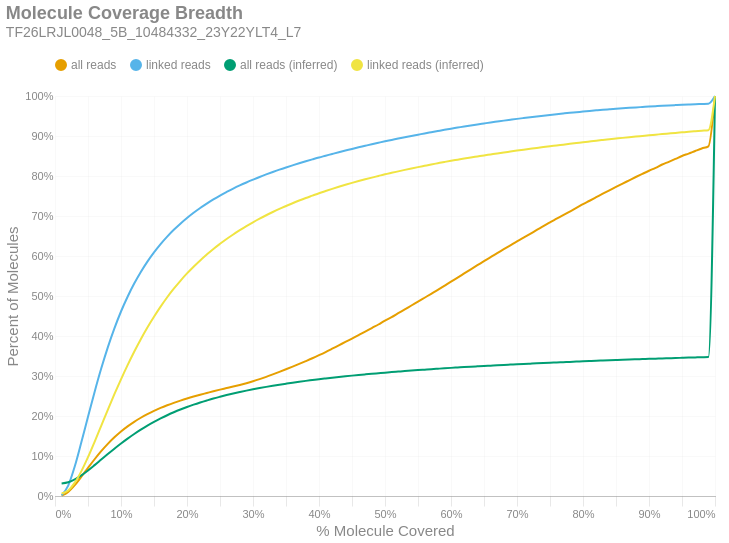

The notebook cell saved with this chart:
### Markdown cell above
### Molecule Read Coverage
This chart shows molecule coverage breadth as computed by the number of bases aligned to that molecule. In other words, "*how much of each unique long molecule is actually sequenced/aligned?*" Keep in mind there is a distinction between sequences and alignments, since some sequences belonging to a particular molecule may not align well and wouldn't appear in the alignment data. This chart also shows molecule coverage breadth as computed by the *inferred fragment* from which the aligned sequences originate. Unlike read coverage, this calculation takes into account the total insert size, including unsequenced gaps between the forward and reverse reads. Like the previous figures, these are cumulative percents.

### Code cell
if SKIPLR:
    print_html(f"Skipped")
else:
    binned_df = consolidated_hist(valids['coverage_bp'], mask, 0.01, True)
    binned_df_inf = consolidated_hist(valids['coverage_inserts'], mask, 0.01, True)
    binned_df = binned_df.with_columns(pl.lit(binned_df_inf['all reads (cumsum)']).alias('all reads (inferred)'))
    binned_df = binned_df.with_columns(pl.lit(binned_df_inf['linked reads (cumsum)']).alias('linked reads (inferred)'))
    binned_df = binned_df.with_columns(
        (pl.col('bin').cast(pl.Float64) + 0.01).alias('right_edge')
    )

    with SafeRender(binned_df):
        (
            density_plot(binned_df, 'Molecule Coverage Breadth', samplename, 'molcov', ['all reads (inferred)','linked reads (inferred)'])
            .encode(
                #x=alt.X('bin:Q', title="% Molecule Covered").axis(format = '%').scale(padding=0),
                x=alt.X('right_edge:Q', title="% Molecule Covered").axis(format='%').scale(padding=0),
                y=alt.Y('value:Q', title='Percent of Molecules')
                    .axis(format='%')
                    .stack(False)
                    .scale(domainMin=0, padding=0),
                color=alt.Color("key:N").scale(domain = ["all reads", "linked reads", "all reads (inferred)", "linked reads (inferred)"]),
                tooltip = [
                    alt.Tooltip("key:N", title = "Data Type"),
                    alt.Tooltip("range_label:N", title="% Molecule Covered"),
                    alt.Tooltip("value:Q", format = ".2%", title="% Molecules")
                ]
            )
        ).display()

### Figure 1 — Vega-Lite specification as saved in the notebook (floating-point values rounded to 4 significant figures)
{"width": "container", "height": 400, "config": {"title": {"anchor": "start", "dy": -15, "fontSize": 18, "color": "#888888", "subtitleColor": "#888888", "subtitleFontSize": 14}, "arc": {"fill": "#0072B2"}, "axis": {"domainColor": "#888888", "domainWidth": 0.5, "gridWidth": 0.2, "grid": false, "titleFontWeight": 400, "titleFontSize": 15, "labelFontSize": 11, "labelColor": "#888888", "tickColor": "#888888", "tickWidth": 0.2, "titleColor": "#888888"}, "axisBand": {"grid": false}, "axisX": {"grid": true, "tickSize": 10, "domainCap": "round"}, "axisY": {"domain": false, "grid": true, "tickSize": 0, "domainCap": "round"}, "background": "transparent", "header": {"labelFontSize": 15, "labelColor": "#888888", "titleFontSize": 15, "titleFontWeight": 600, "titleColor": "#888888"}, "legend": {"labelFont": "sans-serif", "labelFontSize": 12, "labelColor": "#888888", "symbolSize": 100, "symbolType": "circle", "titleFontSize": 12, "titlePadding": 10, "titleColor": "#888888", "title": null, "orient": "top"}, "range": {"category": ["#E69F00", "#56B4E9", "#009E73", "#F0E442", "#0072B2", "#D55E00", "#CC79A7", "#000000"], "diverging": ["#cfe8f3", "#a2d4ec", "#73bfe2", "#46abdb", "#1696d2", "#12719e"]}, "area": {"fill": "#0072B2", "fillOpacity": 0.7, "line": true, "strokeOpacity": 0.7}, "line": {"color": "#0072B2", "stroke": "#0072B2", "strokeWidth": 2}, "trail": {"color": "#0072B2", "stroke": "#0072B2", "strokeWidth": 0, "size": 1}, "point": {"filled": true, "fillOpacity": 1.0, "size": 95}, "text": {"color": "#888888", "fontSize": 11, "align": "right", "fontWeight": 400, "size": 11}, "bar": {"fill": "#0072B2", "stroke": null}, "view": {"stroke": null, "continuousWidth": 660, "continuousHeight": 400}}, "data": {"name": "data-08ee24515deb0f3419d9ead3b9b317eb"}, "mark": {"type": "line", "interpolate": "monotone", "point": {"opacity": 0, "size": 275}}, "encoding": {"color": {"field": "key", "scale": {"domain": ["all reads", "linked reads", "all reads (inferred)", "linked reads (inferred)"]}, "type": "nominal"}, "tooltip": [{"field": "key", "title": "Data Type", "type": "nominal"}, {"field": "range_label", "title": "% Molecule Covered", "type": "nominal"}, {"field": "value", "format": ".2%", "title": "% Molecules", "type": "quantitative"}], "x": {"axis": {"format": "%"}, "field": "right_edge", "scale": {"padding": 0}, "title": "% Molecule Covered", "type": "quantitative"}, "y": {"axis": {"format": "%"}, "field": "value", "scale": {"domainMin": 0, "padding": 0}, "stack": false, "title": "Percent of Molecules", "type": "quantitative"}}, "params": [{"name": "param_c36ac31b6afebe62", "select": {"type": "point", "fields": ["key"]}, "bind": "legend"}], "title": {"text": "Molecule Coverage Breadth", "subtitle": "TF26LRJL0048_5B_10484332_23Y22YLT4_L7"}, "transform": [{"fold": ["all reads (cumsum)", "linked reads (cumsum)", "all reads (inferred)", "linked reads (inferred)"]}, {"calculate": "replace(datum.key, ' (cumsum)', '')", "as": "key"}, {"filter": {"param": "param_c36ac31b6afebe62"}}], "usermeta": {"embedOptions": {"downloadFileName": "TF26LRJL0048_5B_10484332_23Y22YLT4_L7.molcov"}}, "$schema": "https://vega.github.io/schema/vega-lite/v6.4.1.json", "datasets": {"data-08ee24515deb0f3419d9ead3b9b317eb": [{"bin": "0.0", "interval": "0.0-0.01", "all reads": 0.0007674, "linked reads": 0.001493, "all reads (cumsum)": 0.0007674, "linked reads (cumsum)": 0.001493, "range_label": "0.0-0.01", "all reads (inferred)": 0.03127, "linked reads (inferred)": 0.006391, "right_edge": 0.01}, {"bin": "0.01", "interval": "0.01-0.02", "all reads": 0.009206, "linked reads": 0.02452, "all reads (cumsum)": 0.009973, "linked reads (cumsum)": 0.02601, "range_label": "0.01-0.02", "all reads (inferred)": 0.03433, "linked reads (inferred)": 0.01393, "right_edge": 0.02}, {"bin": "0.02", "interval": "0.02-0.03", "all reads": 0.01724, "linked reads": 0.04822, "all reads (cumsum)": 0.02721, "linked reads (cumsum)": 0.07423, "range_label": "0.02-0.03", "all reads (inferred)": 0.0414, "linked reads (inferred)": 0.03332, "right_edge": 0.03}, {"bin": "0.03", "interval": "0.03-0.04", "all reads": 0.02119, "linked reads": 0.0606, "all reads (cumsum)": 0.0484, "linked reads (cumsum)": 0.1348, "range_label": "0.03-0.04", "all reads (inferred)": 0.0516, "linked reads (inferred)": 0.06218, "right_edge": 0.04}, {"bin": "0.04", "interval": "0.04-0.05", "all reads": 0.02201, "linked reads": 0.06339, "all reads (cumsum)": 0.0704, "linked reads (cumsum)": 0.1982, "range_label": "0.04-0.05", "all reads (inferred)": 0.06381, "linked reads (inferred)": 0.09701, "right_edge": 0.05}, {"bin": "0.05", "interval": "0.05-0.06", "all reads": 0.02148, "linked reads": 0.06208, "all reads (cumsum)": 0.09188, "linked reads (cumsum)": 0.2603, "range_label": "0.05-0.06", "all reads (inferred)": 0.07722, "linked reads (inferred)": 0.1356, "right_edge": 0.06}, {"bin": "0.06", "interval": "0.06-0.07", "all reads": 0.02014, "linked reads": 0.05827, "all reads (cumsum)": 0.112, "linked reads (cumsum)": 0.3186, "range_label": "0.06-0.07", "all reads (inferred)": 0.09105, "linked reads (inferred)": 0.1754, "right_edge": 0.07}, {"bin": "0.07", "interval": "0.07-0.08", "all reads": 0.01835, "linked reads": 0.05315, "all reads (cumsum)": 0.1304, "linked reads (cumsum)": 0.3717, "range_label": "0.07-0.08", "all reads (inferred)": 0.1049, "linked reads (inferred)": 0.2154, "right_edge": 0.08}, {"bin": "0.08", "interval": "0.08-0.09", "all reads": 0.01635, "linked reads": 0.04735, "all reads (cumsum)": 0.1467, "linked reads (cumsum)": 0.4191, "range_label": "0.08-0.09", "all reads (inferred)": 0.1184, "linked reads (inferred)": 0.2544, "right_edge": 0.09}, {"bin": "0.09", "interval": "0.09-0.1", "all reads": 0.01458, "linked reads": 0.0422, "all reads (cumsum)": 0.1613, "linked reads (cumsum)": 0.4613, "range_label": "0.09-0.1", "all reads (inferred)": 0.1312, "linked reads (inferred)": 0.2918, "right_edge": 0.1}, {"bin": "0.1", "interval": "0.1-0.11", "all reads": 0.01278, "linked reads": 0.0369, "all reads (cumsum)": 0.1741, "linked reads (cumsum)": 0.4982, "range_label": "0.1-0.11", "all reads (inferred)": 0.1435, "linked reads (inferred)": 0.3273, "right_edge": 0.11}, {"bin": "0.11", "interval": "0.11-0.12", "all reads": 0.01141, "linked reads": 0.03287, "all reads (cumsum)": 0.1855, "linked reads (cumsum)": 0.531, "range_label": "0.11-0.12", "all reads (inferred)": 0.155, "linked reads (inferred)": 0.3607, "right_edge": 0.12}, {"bin": "0.12", "interval": "0.12-0.13", "all reads": 0.0101, "linked reads": 0.0291, "all reads (cumsum)": 0.1956, "linked reads (cumsum)": 0.5601, "range_label": "0.12-0.13", "all reads (inferred)": 0.1658, "linked reads (inferred)": 0.3921, "right_edge": 0.13}, {"bin": "0.13", "interval": "0.13-0.14", "all reads": 0.009061, "linked reads": 0.02588, "all reads (cumsum)": 0.2047, "linked reads (cumsum)": 0.586, "range_label": "0.13-0.14", "all reads (inferred)": 0.1759, "linked reads (inferred)": 0.4213, "right_edge": 0.14}, {"bin": "0.14", "interval": "0.14-0.15", "all reads": 0.008118, "linked reads": 0.0231, "all reads (cumsum)": 0.2128, "linked reads (cumsum)": 0.6091, "range_label": "0.14-0.15", "all reads (inferred)": 0.1851, "linked reads (inferred)": 0.4481, "right_edge": 0.15}, {"bin": "0.15", "interval": "0.15-0.16", "all reads": 0.007362, "linked reads": 0.0208, "all reads (cumsum)": 0.2201, "linked reads (cumsum)": 0.6299, "range_label": "0.15-0.16", "all reads (inferred)": 0.1938, "linked reads (inferred)": 0.4733, "right_edge": 0.16}, {"bin": "0.16", "interval": "0.16-0.17", "all reads": 0.006638, "linked reads": 0.01863, "all reads (cumsum)": 0.2268, "linked reads (cumsum)": 0.6485, "range_label": "0.16-0.17", "all reads (inferred)": 0.2019, "linked reads (inferred)": 0.4968, "right_edge": 0.17}, {"bin": "0.17", "interval": "0.17-0.18", "all reads": 0.006128, "linked reads": 0.01695, "all reads (cumsum)": 0.2329, "linked reads (cumsum)": 0.6655, "range_label": "0.17-0.18", "all reads (inferred)": 0.2093, "linked reads (inferred)": 0.5181, "right_edge": 0.18}, {"bin": "0.18", "interval": "0.18-0.19", "all reads": 0.005585, "linked reads": 0.01529, "all reads (cumsum)": 0.2385, "linked reads (cumsum)": 0.6808, "range_label": "0.18-0.19", "all reads (inferred)": 0.2162, "linked reads (inferred)": 0.538, "right_edge": 0.19}, {"bin": "0.19", "interval": "0.19-0.2", "all reads": 0.005238, "linked reads": 0.01415, "all reads (cumsum)": 0.2437, "linked reads (cumsum)": 0.6949, "range_label": "0.19-0.2", "all reads (inferred)": 0.2225, "linked reads (inferred)": 0.5564, "right_edge": 0.2}, {"bin": "0.2", "interval": "0.2-0.21", "all reads": 0.004887, "linked reads": 0.01303, "all reads (cumsum)": 0.2486, "linked reads (cumsum)": 0.708, "range_label": "0.2-0.21", "all reads (inferred)": 0.2283, "linked reads (inferred)": 0.5733, "right_edge": 0.21}, {"bin": "0.21", "interval": "0.21-0.22", "all reads": 0.004595, "linked reads": 0.01202, "all reads (cumsum)": 0.2532, "linked reads (cumsum)": 0.72, "range_label": "0.21-0.22", "all reads (inferred)": 0.2338, "linked reads (inferred)": 0.589, "right_edge": 0.22}, {"bin": "0.22", "interval": "0.22-0.23", "all reads": 0.004312, "linked reads": 0.01091, "all reads (cumsum)": 0.2575, "linked reads (cumsum)": 0.7309, "range_label": "0.22-0.23", "all reads (inferred)": 0.2388, "linked reads (inferred)": 0.6037, "right_edge": 0.23}, {"bin": "0.23", "interval": "0.23-0.24", "all reads": 0.004334, "linked reads": 0.01056, "all reads (cumsum)": 0.2619, "linked reads (cumsum)": 0.7415, "range_label": "0.23-0.24", "all reads (inferred)": 0.2437, "linked reads (inferred)": 0.6177, "right_edge": 0.24}, {"bin": "0.24", "interval": "0.24-0.25", "all reads": 0.004074, "linked reads": 0.009692, "all reads (cumsum)": 0.2659, "linked reads (cumsum)": 0.7512, "range_label": "0.24-0.25", "all reads (inferred)": 0.2481, "linked reads (inferred)": 0.6305, "right_edge": 0.25}, {"bin": "0.25", "interval": "0.25-0.26", "all reads": 0.003829, "linked reads": 0.008895, "all reads (cumsum)": 0.2698, "linked reads (cumsum)": 0.7601, "range_label": "0.25-0.26", "all reads (inferred)": 0.2523, "linked reads (inferred)": 0.6426, "right_edge": 0.26}, {"bin": "0.26", "interval": "0.26-0.27", "all reads": 0.003883, "linked reads": 0.008516, "all reads (cumsum)": 0.2736, "linked reads (cumsum)": 0.7686, "range_label": "0.26-0.27", "all reads (inferred)": 0.2562, "linked reads (inferred)": 0.6538, "right_edge": 0.27}, {"bin": "0.27", "interval": "0.27-0.28", "all reads": 0.004089, "linked reads": 0.007894, "all reads (cumsum)": 0.2777, "linked reads (cumsum)": 0.7765, "range_label": "0.27-0.28", "all reads (inferred)": 0.2599, "linked reads (inferred)": 0.6645, "right_edge": 0.28}, {"bin": "0.28", "interval": "0.28-0.29", "all reads": 0.004337, "linked reads": 0.007343, "all reads (cumsum)": 0.2821, "linked reads (cumsum)": 0.7838, "range_label": "0.28-0.29", "all reads (inferred)": 0.2634, "linked reads (inferred)": 0.6748, "right_edge": 0.29}, {"bin": "0.29", "interval": "0.29-0.3", "all reads": 0.00478, "linked reads": 0.006996, "all reads (cumsum)": 0.2869, "linked reads (cumsum)": 0.7908, "range_label": "0.29-0.3", "all reads (inferred)": 0.2667, "linked reads (inferred)": 0.6843, "right_edge": 0.3}, {"bin": "0.3", "interval": "0.3-0.31", "all reads": 0.005287, "linked reads": 0.006809, "all reads (cumsum)": 0.2921, "linked reads (cumsum)": 0.7976, "range_label": "0.3-0.31", "all reads (inferred)": 0.2699, "linked reads (inferred)": 0.6933, "right_edge": 0.31}, {"bin": "0.31", "interval": "0.31-0.32", "all reads": 0.005767, "linked reads": 0.006332, "all reads (cumsum)": 0.2979, "linked reads (cumsum)": 0.8039, "range_label": "0.31-0.32", "all reads (inferred)": 0.2728, "linked reads (inferred)": 0.7019, "right_edge": 0.32}, {"bin": "0.32", "interval": "0.32-0.33", "all reads": 0.006107, "linked reads": 0.006075, "all reads (cumsum)": 0.304, "linked reads (cumsum)": 0.81, "range_label": "0.32-0.33", "all reads (inferred)": 0.2756, "linked reads (inferred)": 0.7101, "right_edge": 0.33}, {"bin": "0.33", "interval": "0.33-0.34", "all reads": 0.006243, "linked reads": 0.005873, "all reads (cumsum)": 0.3103, "linked reads (cumsum)": 0.8159, "range_label": "0.33-0.34", "all reads (inferred)": 0.2783, "linked reads (inferred)": 0.7177, "right_edge": 0.34}, {"bin": "0.34", "interval": "0.34-0.35", "all reads": 0.00648, "linked reads": 0.005519, "all reads (cumsum)": 0.3167, "linked reads (cumsum)": 0.8214, "range_label": "0.34-0.35", "all reads (inferred)": 0.2808, "linked reads (inferred)": 0.7249, "right_edge": 0.35}, {"bin": "0.35", "interval": "0.35-0.36", "all reads": 0.0066, "linked reads": 0.005265, "all reads (cumsum)": 0.3233, "linked reads (cumsum)": 0.8267, "range_label": "0.35-0.36", "all reads (inferred)": 0.2833, "linked reads (inferred)": 0.7319, "right_edge": 0.36}, {"bin": "0.36", "interval": "0.36-0.37", "all reads": 0.00683, "linked reads": 0.005167, "all reads (cumsum)": 0.3302, "linked reads (cumsum)": 0.8318, "range_label": "0.36-0.37", "all reads (inferred)": 0.2856, "linked reads (inferred)": 0.7387, "right_edge": 0.37}, {"bin": "0.37", "interval": "0.37-0.38", "all reads": 0.007021, "linked reads": 0.004933, "all reads (cumsum)": 0.3372, "linked reads (cumsum)": 0.8368, "range_label": "0.37-0.38", "all reads (inferred)": 0.2878, "linked reads (inferred)": 0.745, "right_edge": 0.38}, {"bin": "0.38", "interval": "0.38-0.39", "all reads": 0.007187, "linked reads": 0.004804, "all reads (cumsum)": 0.3444, "linked reads (cumsum)": 0.8416, "range_label": "0.38-0.39", "all reads (inferred)": 0.2899, "linked reads (inferred)": 0.751, "right_edge": 0.39}, {"bin": "0.39", "interval": "0.39-0.4", "all reads": 0.007593, "linked reads": 0.004709, "all reads (cumsum)": 0.352, "linked reads (cumsum)": 0.8463, "range_label": "0.39-0.4", "all reads (inferred)": 0.2919, "linked reads (inferred)": 0.7569, "right_edge": 0.4}, {"bin": "0.4", "interval": "0.4-0.41", "all reads": 0.007895, "linked reads": 0.004382, "all reads (cumsum)": 0.3599, "linked reads (cumsum)": 0.8507, "range_label": "0.4-0.41", "all reads (inferred)": 0.2939, "linked reads (inferred)": 0.7624, "right_edge": 0.41}, {"bin": "0.41", "interval": "0.41-0.42", "all reads": 0.008369, "linked reads": 0.004438, "all reads (cumsum)": 0.3682, "linked reads (cumsum)": 0.8551, "range_label": "0.41-0.42", "all reads (inferred)": 0.2957, "linked reads (inferred)": 0.7678, "right_edge": 0.42}, {"bin": "0.42", "interval": "0.42-0.43", "all reads": 0.008521, "linked reads": 0.004355, "all reads (cumsum)": 0.3768, "linked reads (cumsum)": 0.8595, "range_label": "0.42-0.43", "all reads (inferred)": 0.2975, "linked reads (inferred)": 0.773, "right_edge": 0.43}, {"bin": "0.43", "interval": "0.43-0.44", "all reads": 0.008355, "linked reads": 0.004066, "all reads (cumsum)": 0.3851, "linked reads (cumsum)": 0.8635, "range_label": "0.43-0.44", "all reads (inferred)": 0.2993, "linked reads (inferred)": 0.778, "right_edge": 0.44}, {"bin": "0.44", "interval": "0.44-0.45", "all reads": 0.008609, "linked reads": 0.004177, "all reads (cumsum)": 0.3937, "linked reads (cumsum)": 0.8677, "range_label": "0.44-0.45", "all reads (inferred)": 0.3009, "linked reads (inferred)": 0.7827, "right_edge": 0.45}, {"bin": "0.45", "interval": "0.45-0.46", "all reads": 0.008575, "linked reads": 0.004017, "all reads (cumsum)": 0.4023, "linked reads (cumsum)": 0.8717, "range_label": "0.45-0.46", "all reads (inferred)": 0.3025, "linked reads (inferred)": 0.7873, "right_edge": 0.46}, {"bin": "0.46", "interval": "0.46-0.47", "all reads": 0.008684, "linked reads": 0.003829, "all reads (cumsum)": 0.411, "linked reads (cumsum)": 0.8756, "range_label": "0.46-0.47", "all reads (inferred)": 0.3041, "linked reads (inferred)": 0.7917, "right_edge": 0.47}, {"bin": "0.47", "interval": "0.47-0.48", "all reads": 0.00896, "linked reads": 0.003813, "all reads (cumsum)": 0.4199, "linked reads (cumsum)": 0.8794, "range_label": "0.47-0.48", "all reads (inferred)": 0.3055, "linked reads (inferred)": 0.7959, "right_edge": 0.48}, {"bin": "0.48", "interval": "0.48-0.49", "all reads": 0.008821, "linked reads": 0.003723, "all reads (cumsum)": 0.4288, "linked reads (cumsum)": 0.8831, "range_label": "0.48-0.49", "all reads (inferred)": 0.307, "linked reads (inferred)": 0.8, "right_edge": 0.49}, {"bin": "0.49", "interval": "0.49-0.5", "all reads": 0.009933, "linked reads": 0.003666, "all reads (cumsum)": 0.4387, "linked reads (cumsum)": 0.8868, "range_label": "0.49-0.5", "all reads (inferred)": 0.3084, "linked reads (inferred)": 0.8042, "right_edge": 0.5}, {"bin": "0.5", "interval": "0.5-0.51", "all reads": 0.008543, "linked reads": 0.003355, "all reads (cumsum)": 0.4472, "linked reads (cumsum)": 0.8901, "range_label": "0.5-0.51", "all reads (inferred)": 0.3097, "linked reads (inferred)": 0.8079, "right_edge": 0.51}, {"bin": "0.51", "interval": "0.51-0.52", "all reads": 0.009779, "linked reads": 0.003471, "all reads (cumsum)": 0.457, "linked reads (cumsum)": 0.8936, "range_label": "0.51-0.52", "all reads (inferred)": 0.311, "linked reads (inferred)": 0.8116, "right_edge": 0.52}, {"bin": "0.52", "interval": "0.52-0.53", "all reads": 0.009444, "linked reads": 0.003286, "all reads (cumsum)": 0.4665, "linked reads (cumsum)": 0.8969, "range_label": "0.52-0.53", "all reads (inferred)": 0.3123, "linked reads (inferred)": 0.8153, "right_edge": 0.53}, {"bin": "0.53", "interval": "0.53-0.54", "all reads": 0.00978, "linked reads": 0.003322, "all reads (cumsum)": 0.4762, "linked reads (cumsum)": 0.9002, "range_label": "0.53-0.54", "all reads (inferred)": 0.3135, "linked reads (inferred)": 0.8188, "right_edge": 0.54}, {"bin": "0.54", "interval": "0.54-0.55", "all reads": 0.009579, "linked reads": 0.003097, "all reads (cumsum)": 0.4858, "linked reads (cumsum)": 0.9033, "range_label": "0.54-0.55", "all reads (inferred)": 0.3147, "linked reads (inferred)": 0.8222, "right_edge": 0.55}, {"bin": "0.55", "interval": "0.55-0.56", "all reads": 0.009847, "linked reads": 0.003178, "all reads (cumsum)": 0.4957, "linked reads (cumsum)": 0.9065, "range_label": "0.55-0.56", "all reads (inferred)": 0.3159, "linked reads (inferred)": 0.8255, "right_edge": 0.56}, {"bin": "0.56", "interval": "0.56-0.57", "all reads": 0.009869, "linked reads": 0.003021, "all reads (cumsum)": 0.5055, "linked reads (cumsum)": 0.9095, "range_label": "0.56-0.57", "all reads (inferred)": 0.317, "linked reads (inferred)": 0.8288, "right_edge": 0.57}, {"bin": "0.57", "interval": "0.57-0.58", "all reads": 0.009708, "linked reads": 0.003003, "all reads (cumsum)": 0.5152, "linked reads (cumsum)": 0.9125, "range_label": "0.57-0.58", "all reads (inferred)": 0.3182, "linked reads (inferred)": 0.8319, "right_edge": 0.58}, {"bin": "0.58", "interval": "0.58-0.59", "all reads": 0.01015, "linked reads": 0.002989, "all reads (cumsum)": 0.5254, "linked reads (cumsum)": 0.9155, "range_label": "0.58-0.59", "all reads (inferred)": 0.3192, "linked reads (inferred)": 0.835, "right_edge": 0.59}, {"bin": "0.59", "interval": "0.59-0.6", "all reads": 0.01036, "linked reads": 0.002836, "all reads (cumsum)": 0.5357, "linked reads (cumsum)": 0.9183, "range_label": "0.59-0.6", "all reads (inferred)": 0.3203, "linked reads (inferred)": 0.8381, "right_edge": 0.6}, {"bin": "0.6", "interval": "0.6-0.61", "all reads": 0.01019, "linked reads": 0.002729, "all reads (cumsum)": 0.5459, "linked reads (cumsum)": 0.921, "range_label": "0.6-0.61", "all reads (inferred)": 0.3213, "linked reads (inferred)": 0.8409, "right_edge": 0.61}, {"bin": "0.61", "interval": "0.61-0.62", "all reads": 0.0105, "linked reads": 0.00278, "all reads (cumsum)": 0.5564, "linked reads (cumsum)": 0.9238, "range_label": "0.61-0.62", "all reads (inferred)": 0.3223, "linked reads (inferred)": 0.8437, "right_edge": 0.62}, {"bin": "0.62", "interval": "0.62-0.63", "all reads": 0.01034, "linked reads": 0.002629, "all reads (cumsum)": 0.5668, "linked reads (cumsum)": 0.9264, "range_label": "0.62-0.63", "all reads (inferred)": 0.3232, "linked reads (inferred)": 0.8463, "right_edge": 0.63}, {"bin": "0.63", "interval": "0.63-0.64", "all reads": 0.01019, "linked reads": 0.002554, "all reads (cumsum)": 0.577, "linked reads (cumsum)": 0.929, "range_label": "0.63-0.64", "all reads (inferred)": 0.3241, "linked reads (inferred)": 0.8489, "right_edge": 0.64}, {"bin": "0.64", "interval": "0.64-0.65", "all reads": 0.01001, "linked reads": 0.002416, "all reads (cumsum)": 0.587, "linked reads (cumsum)": 0.9314, "range_label": "0.64-0.65", "all reads (inferred)": 0.325, "linked reads (inferred)": 0.8515, "right_edge": 0.65}, {"bin": "0.65", "interval": "0.65-0.66", "all reads": 0.01026, "linked reads": 0.002412, "all reads (cumsum)": 0.5972, "linked reads (cumsum)": 0.9338, "range_label": "0.65-0.66", "all reads (inferred)": 0.3259, "linked reads (inferred)": 0.854, "right_edge": 0.66}, {"bin": "0.66", "interval": "0.66-0.67", "all reads": 0.009797, "linked reads": 0.002311, "all reads (cumsum)": 0.607, "linked reads (cumsum)": 0.9361, "range_label": "0.66-0.67", "all reads (inferred)": 0.3268, "linked reads (inferred)": 0.8565, "right_edge": 0.67}, {"bin": "0.67", "interval": "0.67-0.68", "all reads": 0.009973, "linked reads": 0.002304, "all reads (cumsum)": 0.617, "linked reads (cumsum)": 0.9384, "range_label": "0.67-0.68", "all reads (inferred)": 0.3277, "linked reads (inferred)": 0.8589, "right_edge": 0.68}, {"bin": "0.68", "interval": "0.68-0.69", "all reads": 0.009697, "linked reads": 0.00219, "all reads (cumsum)": 0.6267, "linked reads (cumsum)": 0.9406, "range_label": "0.68-0.69", "all reads (inferred)": 0.3285, "linked reads (inferred)": 0.8612, "right_edge": 0.69}, {"bin": "0.69", "interval": "0.69-0.7", "all reads": 0.009877, "linked reads": 0.002171, "all reads (cumsum)": 0.6366, "linked reads (cumsum)": 0.9428, "range_label": "0.69-0.7", "all reads (inferred)": 0.3293, "linked reads (inferred)": 0.8635, "right_edge": 0.7}, {"bin": "0.7", "interval": "0.7-0.71", "all reads": 0.009424, "linked reads": 0.002092, "all reads (cumsum)": 0.646, "linked reads (cumsum)": 0.9449, "range_label": "0.7-0.71", "all reads (inferred)": 0.3301, "linked reads (inferred)": 0.8658, "right_edge": 0.71}, {"bin": "0.71", "interval": "0.71-0.72", "all reads": 0.009432, "linked reads": 0.00206, "all reads (cumsum)": 0.6554, "linked reads (cumsum)": 0.947, "range_label": "0.71-0.72", "all reads (inferred)": 0.3309, "linked reads (inferred)": 0.868, "right_edge": 0.72}, {"bin": "0.72", "interval": "0.72-0.73", "all reads": 0.009672, "linked reads": 0.002009, "all reads (cumsum)": 0.6651, "linked reads (cumsum)": 0.949, "range_label": "0.72-0.73", "all reads (inferred)": 0.3317, "linked reads (inferred)": 0.8702, "right_edge": 0.73}, {"bin": "0.73", "interval": "0.73-0.74", "all reads": 0.009311, "linked reads": 0.001937, "all reads (cumsum)": 0.6744, "linked reads (cumsum)": 0.9509, "range_label": "0.73-0.74", "all reads (inferred)": 0.3324, "linked reads (inferred)": 0.8723, "right_edge": 0.74}, {"bin": "0.74", "interval": "0.74-0.75", "all reads": 0.009695, "linked reads": 0.00186, "all reads (cumsum)": 0.6841, "linked reads (cumsum)": 0.9528, "range_label": "0.74-0.75", "all reads (inferred)": 0.3332, "linked reads (inferred)": 0.8744, "right_edge": 0.75}, {"bin": "0.75", "interval": "0.75-0.76", "all reads": 0.009034, "linked reads": 0.001787, "all reads (cumsum)": 0.6932, "linked reads (cumsum)": 0.9546, "range_label": "0.75-0.76", "all reads (inferred)": 0.3339, "linked reads (inferred)": 0.8763, "right_edge": 0.76}, {"bin": "0.76", "interval": "0.76-0.77", "all reads": 0.009127, "linked reads": 0.001706, "all reads (cumsum)": 0.7023, "linked reads (cumsum)": 0.9563, "range_label": "0.76-0.77", "all reads (inferred)": 0.3346, "linked reads (inferred)": 0.8784, "right_edge": 0.77}, {"bin": "0.77", "interval": "0.77-0.78", "all reads": 0.008949, "linked reads": 0.001671, "all reads (cumsum)": 0.7112, "linked reads (cumsum)": 0.9579, "range_label": "0.77-0.78", "all reads (inferred)": 0.3353, "linked reads (inferred)": 0.8804, "right_edge": 0.78}, {"bin": "0.78", "interval": "0.78-0.79", "all reads": 0.008932, "linked reads": 0.001551, "all reads (cumsum)": 0.7202, "linked reads (cumsum)": 0.9595, "range_label": "0.78-0.79", "all reads (inferred)": 0.336, "linked reads (inferred)": 0.8824, "right_edge": 0.79}, {"bin": "0.79", "interval": "0.79-0.8", "all reads": 0.009384, "linked reads": 0.001624, "all reads (cumsum)": 0.7295, "linked reads (cumsum)": 0.9611, "range_label": "0.79-0.8", "all reads (inferred)": 0.3367, "linked reads (inferred)": 0.8844, "right_edge": 0.8}, {"bin": "0.8", "interval": "0.8-0.81", "all reads": 0.008569, "linked reads": 0.00152, "all reads (cumsum)": 0.7381, "linked reads (cumsum)": 0.9626, "range_label": "0.8-0.81", "all reads (inferred)": 0.3374, "linked reads (inferred)": 0.8863, "right_edge": 0.81}, {"bin": "0.81", "interval": "0.81-0.82", "all reads": 0.008795, "linked reads": 0.00145, "all reads (cumsum)": 0.7469, "linked reads (cumsum)": 0.9641, "range_label": "0.81-0.82", "all reads (inferred)": 0.3381, "linked reads (inferred)": 0.8882, "right_edge": 0.82}, {"bin": "0.82", "interval": "0.82-0.83", "all reads": 0.008843, "linked reads": 0.001412, "all reads (cumsum)": 0.7557, "linked reads (cumsum)": 0.9655, "range_label": "0.82-0.83", "all reads (inferred)": 0.3387, "linked reads (inferred)": 0.89, "right_edge": 0.83}, {"bin": "0.83", "interval": "0.83-0.84", "all reads": 0.008588, "linked reads": 0.001263, "all reads (cumsum)": 0.7643, "linked reads (cumsum)": 0.9667, "range_label": "0.83-0.84", "all reads (inferred)": 0.3393, "linked reads (inferred)": 0.8918, "right_edge": 0.84}, {"bin": "0.84", "interval": "0.84-0.85", "all reads": 0.008427, "linked reads": 0.001241, "all reads (cumsum)": 0.7728, "linked reads (cumsum)": 0.968, "range_label": "0.84-0.85", "all reads (inferred)": 0.3399, "linked reads (inferred)": 0.8935, "right_edge": 0.85}, {"bin": "0.85", "interval": "0.85-0.86", "all reads": 0.008285, "linked reads": 0.001202, "all reads (cumsum)": 0.781, "linked reads (cumsum)": 0.9692, "range_label": "0.85-0.86", "all reads (inferred)": 0.3406, "linked reads (inferred)": 0.8953, "right_edge": 0.86}, {"bin": "0.86", "interval": "0.86-0.87", "all reads": 0.008188, "linked reads": 0.001172, "all reads (cumsum)": 0.7892, "linked reads (cumsum)": 0.9704, "range_label": "0.86-0.87", "all reads (inferred)": 0.3412, "linked reads (inferred)": 0.897, "right_edge": 0.87}, {"bin": "0.87", "interval": "0.87-0.88", "all reads": 0.008231, "linked reads": 0.001127, "all reads (cumsum)": 0.7975, "linked reads (cumsum)": 0.9715, "range_label": "0.87-0.88", "all reads (inferred)": 0.3417, "linked reads (inferred)": 0.8987, "right_edge": 0.88}, {"bin": "0.88", "interval": "0.88-0.89", "all reads": 0.00789, "linked reads": 0.001041, "all reads (cumsum)": 0.8054, "linked reads (cumsum)": 0.9725, "range_label": "0.88-0.89", "all reads (inferred)": 0.3423, "linked reads (inferred)": 0.9003, "right_edge": 0.89}, {"bin": "0.89", "interval": "0.89-0.9", "all reads": 0.007823, "linked reads": 0.00104, "all reads (cumsum)": 0.8132, "linked reads (cumsum)": 0.9736, "range_label": "0.89-0.9", "all reads (inferred)": 0.3429, "linked reads (inferred)": 0.9019, "right_edge": 0.9}, {"bin": "0.9", "interval": "0.9-0.91", "all reads": 0.00734, "linked reads": 0.0009998, "all reads (cumsum)": 0.8205, "linked reads (cumsum)": 0.9746, "range_label": "0.9-0.91", "all reads (inferred)": 0.3434, "linked reads (inferred)": 0.9033, "right_edge": 0.91}, {"bin": "0.91", "interval": "0.91-0.92", "all reads": 0.008186, "linked reads": 0.0009816, "all reads (cumsum)": 0.8287, "linked reads (cumsum)": 0.9756, "range_label": "0.91-0.92", "all reads (inferred)": 0.3439, "linked reads (inferred)": 0.9049, "right_edge": 0.92}, {"bin": "0.92", "interval": "0.92-0.93", "all reads": 0.006746, "linked reads": 0.0008929, "all reads (cumsum)": 0.8355, "linked reads (cumsum)": 0.9764, "range_label": "0.92-0.93", "all reads (inferred)": 0.3444, "linked reads (inferred)": 0.9063, "right_edge": 0.93}, {"bin": "0.93", "interval": "0.93-0.94", "all reads": 0.007203, "linked reads": 0.0008167, "all reads (cumsum)": 0.8427, "linked reads (cumsum)": 0.9773, "range_label": "0.93-0.94", "all reads (inferred)": 0.3449, "linked reads (inferred)": 0.9077, "right_edge": 0.94}, {"bin": "0.94", "interval": "0.94-0.95", "all reads": 0.007437, "linked reads": 0.0007928, "all reads (cumsum)": 0.8501, "linked reads (cumsum)": 0.9781, "range_label": "0.94-0.95", "all reads (inferred)": 0.3455, "linked reads (inferred)": 0.9091, "right_edge": 0.95}, {"bin": "0.95", "interval": "0.95-0.96", "all reads": 0.005985, "linked reads": 0.000737, "all reads (cumsum)": 0.8561, "linked reads (cumsum)": 0.9788, "range_label": "0.95-0.96", "all reads (inferred)": 0.346, "linked reads (inferred)": 0.9105, "right_edge": 0.96}, {"bin": "0.96", "interval": "0.96-0.97", "all reads": 0.006459, "linked reads": 0.0007154, "all reads (cumsum)": 0.8625, "linked reads (cumsum)": 0.9795, "range_label": "0.96-0.97", "all reads (inferred)": 0.3465, "linked reads (inferred)": 0.9119, "right_edge": 0.97}, {"bin": "0.97", "interval": "0.97-0.98", "all reads": 0.006279, "linked reads": 0.0006335, "all reads (cumsum)": 0.8688, "linked reads (cumsum)": 0.9801, "range_label": "0.97-0.98", "all reads (inferred)": 0.347, "linked reads (inferred)": 0.9132, "right_edge": 0.98}, {"bin": "0.98", "interval": "0.98-0.99", "all reads": 0.005398, "linked reads": 0.0006449, "all reads (cumsum)": 0.8742, "linked reads (cumsum)": 0.9808, "range_label": "0.98-0.99", "all reads (inferred)": 0.3475, "linked reads (inferred)": 0.9146, "right_edge": 0.99}, {"bin": "0.99", "interval": "0.99-1.0", "all reads": 0.1258, "linked reads": 0.01921, "all reads (cumsum)": 1.0, "linked reads (cumsum)": 1.0, "range_label": "0.99-1.0", "all reads (inferred)": 1.0, "linked reads (inferred)": 1.0, "right_edge": 1.0}]}}
